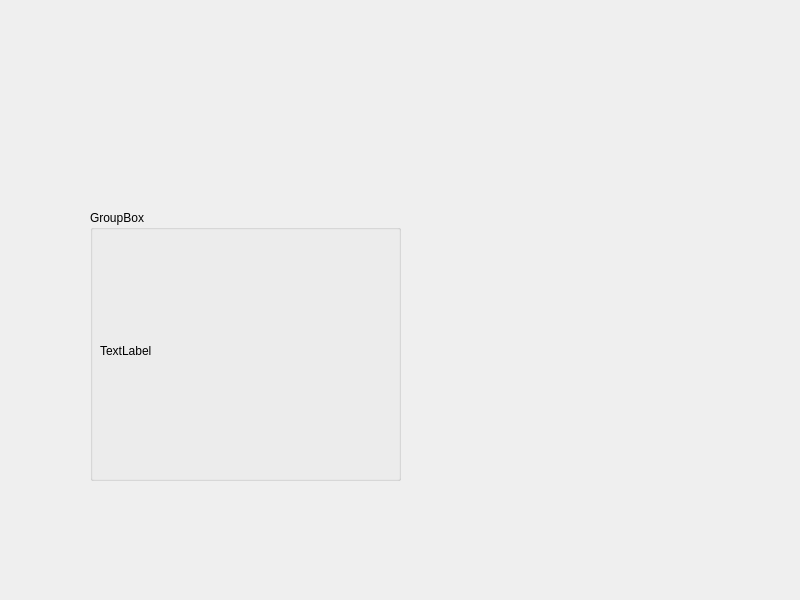
<?xml version="1.0" encoding="UTF-8"?>
<ui version="4.0">
 <class>Widget</class>
 <widget class="QWidget" name="Widget">
  <property name="geometry">
   <rect>
    <x>0</x>
    <y>0</y>
    <width>800</width>
    <height>600</height>
   </rect>
  </property>
  <property name="windowTitle">
   <string>Widget</string>
  </property>
  <widget class="QGroupBox" name="groupBox">
   <property name="geometry">
    <rect>
     <x>90</x>
     <y>210</y>
     <width>311</width>
     <height>271</height>
    </rect>
   </property>
   <property name="title">
    <string>GroupBox</string>
   </property>
   <widget class="QLabel" name="label">
    <property name="geometry">
     <rect>
      <x>10</x>
      <y>20</y>
      <width>301</width>
      <height>241</height>
     </rect>
    </property>
    <property name="text">
     <string>TextLabel</string>
    </property>
   </widget>
  </widget>
 </widget>
 <resources/>
 <connections/>
</ui>
